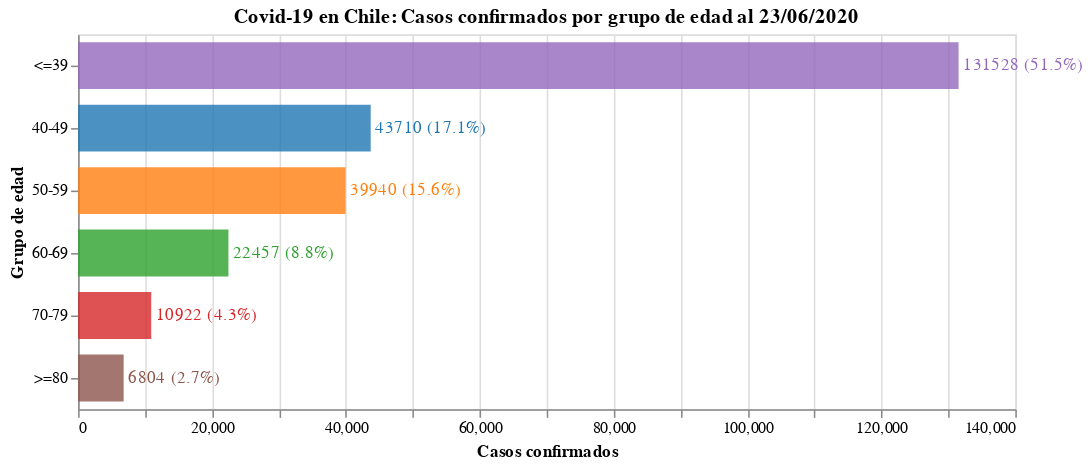

Notebook code for this chart:
### Code cell
#hide_input
bars = alt.Chart(cases.reset_index()).mark_bar(opacity=0.8, size=30).encode(
    x = alt.X('Casos confirmados'),
    y = alt.Y('Grupo de edad', sort=['<=39', '40-49', '50-59', '60-69', '70-79', '>=80']),
    tooltip = ['Grupo de edad', 'Casos confirmados', 'Porcentaje'],
    color = alt.Color('Grupo de edad', scale=alt.Scale(scheme='category10'), legend=None),
    order = alt.Order('index:O')
)

text = bars.mark_text(
    align='left',
    baseline='middle',
    dx=3  # Nudges text to right so it doesn't appear on top of the bar
).encode(
    text=alt.Text('Texto')
)

bars.properties(
    title = f"Covid-19 en Chile: Casos confirmados por grupo de edad al {pd.to_datetime(today).strftime('%d/%m/%Y')}",
    width = 600,
    height = alt.Step(40)
) + text

### Figure 1 — Vega-Lite specification as saved in the notebook (floating-point values rounded to 4 significant figures)
{"config": {"view": {"continuousWidth": 400, "continuousHeight": 300}}, "layer": [{"mark": {"type": "bar", "opacity": 0.8, "size": 30}, "encoding": {"color": {"type": "nominal", "field": "Grupo de edad", "legend": null, "scale": {"scheme": "category10"}}, "order": {"type": "ordinal", "field": "index"}, "tooltip": [{"type": "nominal", "field": "Grupo de edad"}, {"type": "quantitative", "field": "Casos confirmados"}, {"type": "quantitative", "field": "Porcentaje"}], "x": {"type": "quantitative", "field": "Casos confirmados"}, "y": {"type": "nominal", "field": "Grupo de edad", "sort": ["<=39", "40-49", "50-59", "60-69", "70-79", ">=80"]}}, "height": {"step": 40}, "title": "Covid-19 en Chile: Casos confirmados por grupo de edad al 23/06/2020", "width": 600}, {"mark": {"type": "text", "align": "left", "baseline": "middle", "dx": 3}, "encoding": {"color": {"type": "nominal", "field": "Grupo de edad", "legend": null, "scale": {"scheme": "category10"}}, "order": {"type": "ordinal", "field": "index"}, "text": {"type": "nominal", "field": "Texto"}, "tooltip": [{"type": "nominal", "field": "Grupo de edad"}, {"type": "quantitative", "field": "Casos confirmados"}, {"type": "quantitative", "field": "Porcentaje"}], "x": {"type": "quantitative", "field": "Casos confirmados"}, "y": {"type": "nominal", "field": "Grupo de edad", "sort": ["<=39", "40-49", "50-59", "60-69", "70-79", ">=80"]}}}], "data": {"name": "data-9a46c89c5c017447a0daba6f4c7f4fd6"}, "$schema": "https://vega.github.io/schema/vega-lite/v4.8.1.json", "datasets": {"data-9a46c89c5c017447a0daba6f4c7f4fd6": [{"index": 0, "Grupo de edad": "<=39", "Casos confirmados": 131528, "Porcentaje": 51.5, "Texto": "131528 (51.5%)"}, {"index": 1, "Grupo de edad": "40-49", "Casos confirmados": 43710, "Porcentaje": 17.1, "Texto": "43710 (17.1%)"}, {"index": 2, "Grupo de edad": "50-59", "Casos confirmados": 39940, "Porcentaje": 15.6, "Texto": "39940 (15.6%)"}, {"index": 3, "Grupo de edad": "60-69", "Casos confirmados": 22457, "Porcentaje": 8.8, "Texto": "22457 (8.8%)"}, {"index": 4, "Grupo de edad": "70-79", "Casos confirmados": 10922, "Porcentaje": 4.3, "Texto": "10922 (4.3%)"}, {"index": 5, "Grupo de edad": ">=80", "Casos confirmados": 6804, "Porcentaje": 2.7, "Texto": "6804 (2.7%)"}]}}
